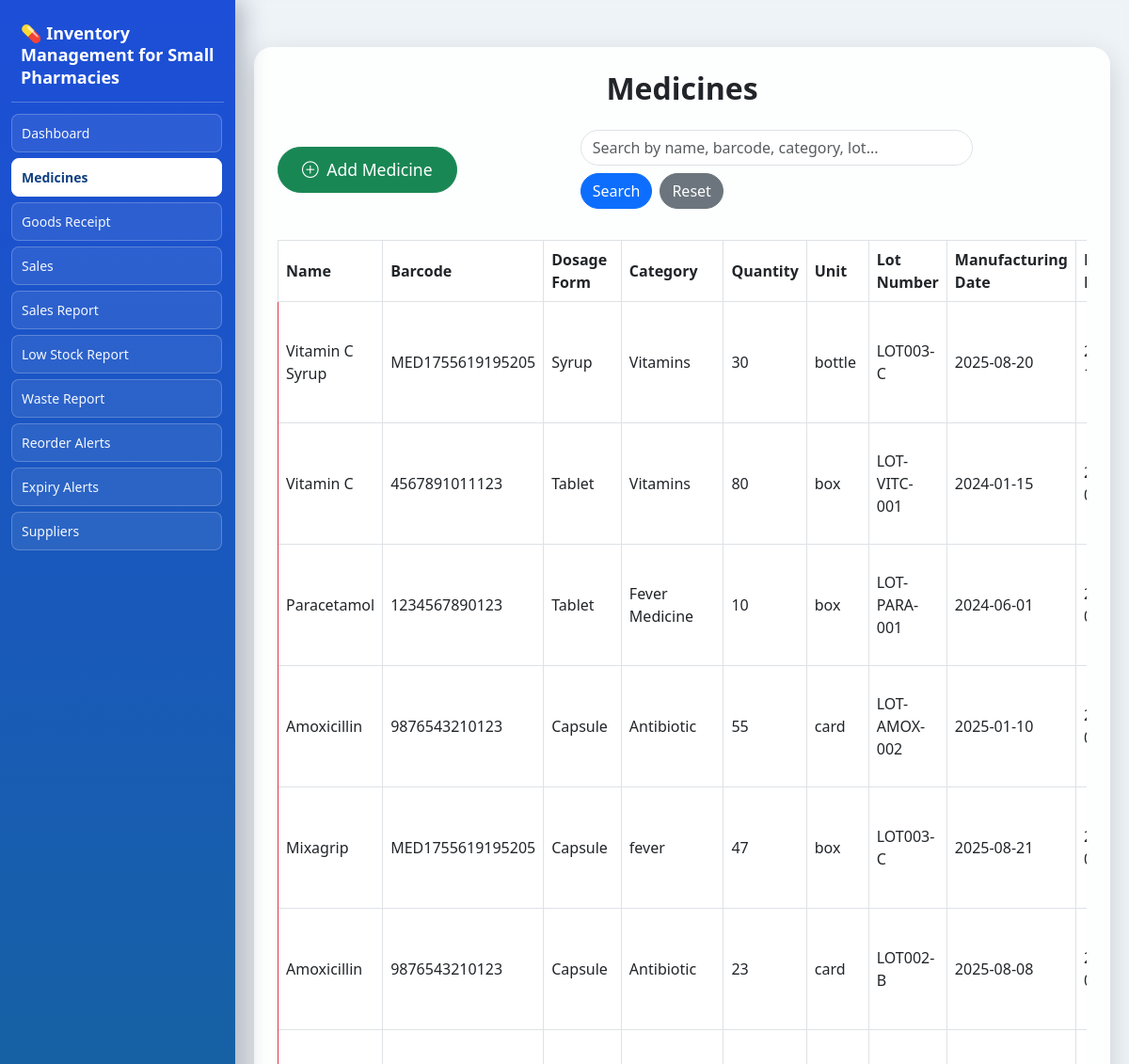
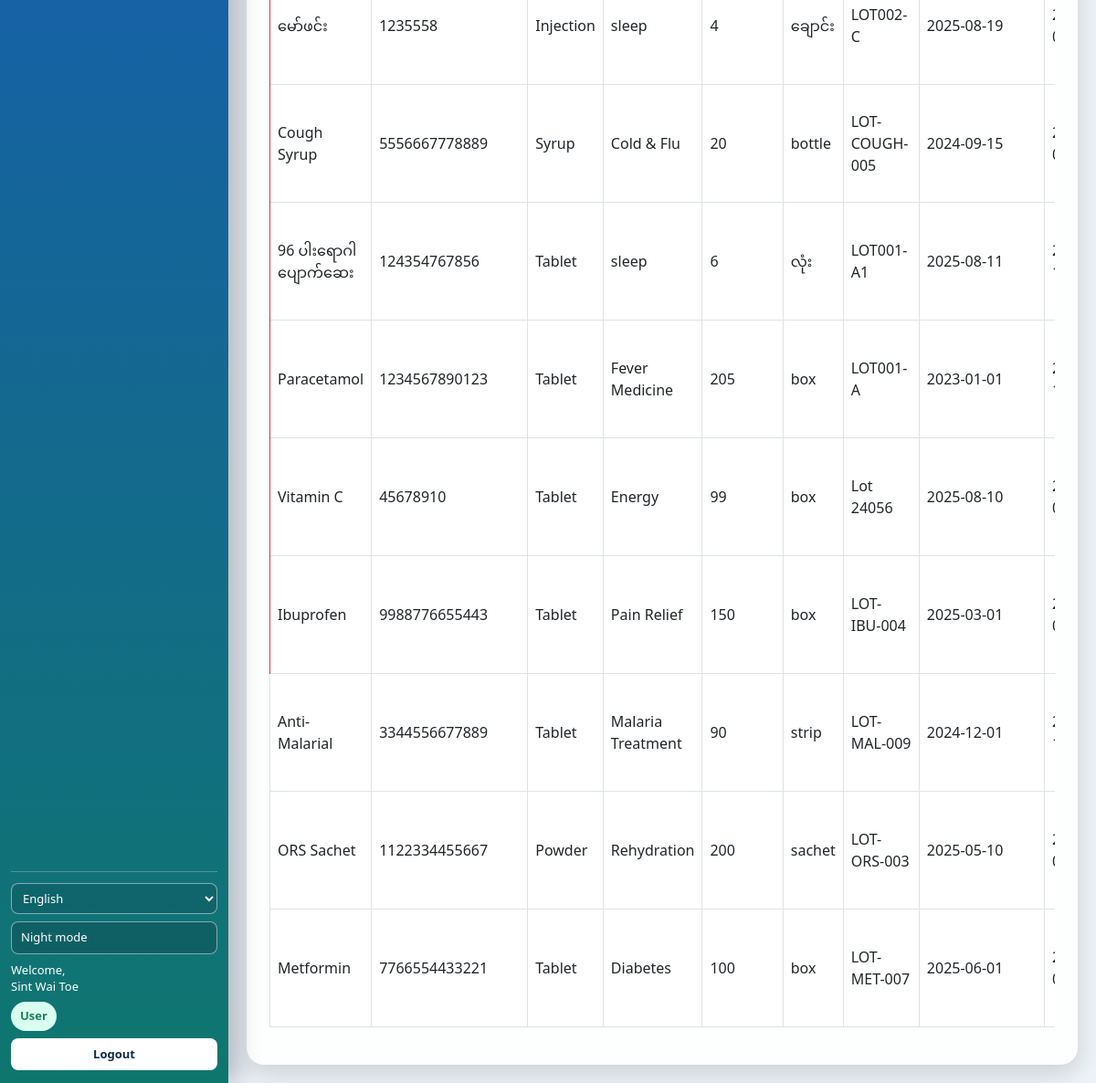
/medicine_list.php (signed in), run on the app's committed database (2 pictures, top to bottom).
### tables this page shows
CREATE TABLE `medicines` (
  `id` int(11) NOT NULL,
  `name` varchar(255) NOT NULL,
  `barcode` varchar(50) DEFAULT NULL,
  `dosage_form` varchar(50) DEFAULT NULL,
  `category` varchar(100) DEFAULT NULL,
  `quantity` int(11) DEFAULT 0,
  `unit` varchar(50) DEFAULT NULL,
  `lot_number` varchar(100) DEFAULT NULL,
  `mfg_date` date DEFAULT NULL,
  `exp_date` date DEFAULT NULL,
  `cost_price` decimal(10,2) DEFAULT NULL,
  `sell_price` decimal(10,2) DEFAULT NULL,
  `reorder_level` int(11) DEFAULT NULL
);

### medicine_list.php (the view, shortened to what this page needs)
<?php
require_once 'config/db.php';
?>
<!DOCTYPE html>
<html lang="en">
<head>
<link rel="stylesheet" href="https://cdn.jsdelivr.net/npm/bootstrap@5.3.0/dist/css/bootstrap.min.css">
<link rel="stylesheet" href="https://cdn.jsdelivr.net/npm/bootstrap-icons@1.11.1/font/bootstrap-icons.css">
</head>
<body>
<?php include 'navbar.php'; ?>
<div class="container glass-container">
    <h2><?= htmlspecialchars($langData['medicine_list'] ?? 'Medicine List'); ?></h2>
    <div class="top-controls">
        <a href="add_medicine.php" class="btn btn-success btn-add mb-2">
            <i class="bi bi-plus-circle me-1"></i>
            <?= htmlspecialchars($langData['add_medicine'] ?? 'Add Medicine'); ?>
        </a>
        <div class="search-wrapper mb-2">
            <form method="GET" class="d-flex flex-wrap gap-2">
                <input type="text" name="search" class="form-control" placeholder="<?= htmlspecialchars($langData['search_placeholder'] ?? 'Search by name, barcode, category, lot...'); ?>" value="<?= htmlspecialchars($_GET['search'] ?? '') ?>">
                <button type="submit" class="btn btn-primary"><?= htmlspecialchars($langData['search'] ?? 'Search'); ?></button>
                <a href="medicine_list.php" class="btn btn-secondary"><?= htmlspecialchars($langData['reset'] ?? 'Reset'); ?></a>
            </form>
        </div>
    </div>
    <div class="table-responsive">
    <table class="table table-bordered table-hover align-middle">
        <thead>
            <tr>
                <th><?= htmlspecialchars($langData['name'] ?? 'Name'); ?></th>
                <th><?= htmlspecialchars($langData['barcode'] ?? 'Barcode'); ?></th>
                <th><?= htmlspecialchars($langData['dosage_form'] ?? 'Dosage Form'); ?></th>
                <th><?= htmlspecialchars($langData['category'] ?? 'Category'); ?></th>
                <th><?= htmlspecialchars($langData['quantity'] ?? 'Quantity'); ?></th>
                <th><?= htmlspecialchars($langData['unit'] ?? 'Unit'); ?></th>
                <th><?= htmlspecialchars($langData['lot_number'] ?? 'Lot Number'); ?></th>
                <th><?= htmlspecialchars($langData['mfg_date'] ?? 'Mfg Date'); ?></th>
                <th><?= htmlspecialchars($langData['expiry_date'] ?? 'Expiry Date'); ?></th>
            </tr>
        </thead>
        <tbody>
        <?php
        try {
            $today = date('Y-m-d');
            $sql = "SELECT * FROM medicines";
            $params = [];
            $sql .= " ORDER BY exp_date ASC";
            $stmt = $pdo->prepare($sql);
            $stmt->execute($params);
            $medicines = $stmt->fetchAll(PDO::FETCH_ASSOC);
            if ($medicines) {
                foreach ($medicines as $med) {
                    $expiry = $med['exp_date'];
                    $rowClass = '';
                    if ($expiry < $today) {
                        $rowClass = 'expired';
                    } elseif ((strtotime($expiry) - strtotime($today)) <= (30 * 24 * 60 * 60)) {
                        $rowClass = 'expiring-soon';
                    }
                    ?>
                    <tr class="<?= $rowClass; ?>">
                        <td><?= htmlspecialchars($med['name']); ?></td>
                        <td><?= htmlspecialchars($med['barcode']); ?></td>
                        <td><?= htmlspecialchars($med['dosage_form']); ?></td>
                        <td><?= htmlspecialchars($med['category']); ?></td>
                        <td><?= htmlspecialchars($med['quantity']); ?></td>
                        <td><?= htmlspecialchars($med['unit']); ?></td>
                        <td><?= htmlspecialchars($med['lot_number']); ?></td>
                        <td><?= htmlspecialchars($med['mfg_date']); ?></td>
                        <td><?= htmlspecialchars($med['exp_date']); ?></td>
                    </tr>
                    <?php
                }
            } else {
                echo '<tr><td colspan="13" class="text-center text-muted">' . htmlspecialchars($langData['no_results'] ?? 'No medicines found') . '</td></tr>';
            }
        } catch (PDOException $e) {
            echo '<tr><td colspan="13" class="text-danger">Database error: ' . htmlspecialchars($e->getMessage()) . '</td></tr>';
        }
        ?>
        </tbody>
    </table>
    </div>
</div>
</body>
</html>

### navbar.php (shortened to what this page needs)
<?php
$lang = $_SESSION['lang'] ?? 'en';
$langFile = ($lang === 'mm') ? 'lang_mm.php' : 'lang_en.php';
$langData = include $langFile;
$username = $_SESSION['display_name'] ?? $_SESSION['username'] ?? 'User';
$rawRole = strtolower(trim((string)($_SESSION['role'] ?? '')));
$identityHint = strtolower(trim((string)($_SESSION['username'] ?? '')));
$adminRoles = ['platform_admin', 'platform admin', 'admin', 'administrator', 'owner', 'super_admin', 'super admin'];
$isAdminRole = in_array($rawRole, $adminRoles, true) || ($rawRole === '' && in_array($identityHint, ['admin', 'administrator'], true));
$roleLabel = $isAdminRole ? 'Admin' : 'User';
$currentPage = basename($_SERVER['PHP_SELF'] ?? '');
function nav_active(string $page, string $currentPage): string
{
    return $page === $currentPage ? 'active' : '';
}
?>
<aside class="app-sidebar">
    <a class="brand" href="dashboard.php"><?= htmlspecialchars($langData['title'] ?? 'Smart Inventory'); ?></a>
    <nav class="nav-links">
        <a class="<?= nav_active('dashboard.php', $currentPage) ?>" href="dashboard.php">Dashboard</a>
        <a class="<?= nav_active('medicine_list.php', $currentPage) ?>" href="medicine_list.php"><?= $langData['medicine_list'] ?? 'Medicines'; ?></a>
        <a class="<?= nav_active('goods_receipt_form.php', $currentPage) ?>" href="goods_receipt_form.php"><?= $langData['goods_receipt'] ?? 'Goods Receipt'; ?></a>
        <a class="<?= nav_active('sales.php', $currentPage) ?>" href="sales.php"><?= $langData['sales'] ?? 'Sales'; ?></a>
        <a class="<?= nav_active('sales_report.php', $currentPage) ?>" href="sales_report.php"><?= $langData['nav_sales_report'] ?? 'Sales Report'; ?></a>
        <a class="<?= nav_active('low_stock_report.php', $currentPage) ?>" href="low_stock_report.php"><?= $langData['nav_low_stock_report'] ?? 'Low Stock Report'; ?></a>
        <a class="<?= nav_active('waste_report.php', $currentPage) ?>" href="waste_report.php"><?= $langData['nav_waste_report'] ?? 'Waste Report'; ?></a>
        <a class="<?= nav_active('reorder_alerts.php', $currentPage) ?>" href="reorder_alerts.php"><?= $langData['nav_reorder_alerts'] ?? 'Reorder Alerts'; ?></a>
        <a class="<?= nav_active('expiry_alerts.php', $currentPage) ?>" href="expiry_alerts.php"><?= $langData['nav_expiry_alerts'] ?? 'Expiry Alerts'; ?></a>
        <a class="<?= nav_active('suppliers.php', $currentPage) ?>" href="suppliers.php"><?= $langData['suppliers'] ?? 'Suppliers'; ?></a>
    </nav>
    <div class="nav-user">
        <form method="post" action="change_lang.php">
            <select class="lang-select" name="lang" onchange="this.form.submit()">
                <option value="en" <?= ($lang === 'en') ? 'selected' : '' ?>>English</option>
            </select>
        </form>
        <button type="button" class="theme-btn" id="themeToggleBtn">Night mode</button>
        <span class="welcome"><?= htmlspecialchars($langData['welcome'] ?? 'Welcome,') ?><br><?= htmlspecialchars($username); ?></span>
        <span class="role-chip <?= $roleLabel === 'User' ? 'user' : '' ?>"><?= htmlspecialchars($roleLabel) ?></span>
        <a class="logout-btn" href="logout.php"><?= htmlspecialchars($langData['logout'] ?? 'Logout'); ?></a>
    </div>
</aside>

### medicine_list.php (style rules this page uses)
body { background: url('images/ph3.jpg') no-repeat center center fixed; background-size: cover; font-family: 'Segoe UI', Tahoma, Geneva, Verdana, sans-serif; overflow-x: hidden; position: relative; padding-left: 270px; padding-top: 20px; padding-right: 20px; padding-bottom: 20px; }
body::before { content: ""; position: fixed; top: 0; left: 0; right: 0; bottom: 0; background: rgba(255,255,255,0.05); backdrop-filter: blur(4px); z-index: -1; }
.glass-container { background: rgba(255,255,255,0.85); backdrop-filter: blur(8px); border-radius: 1.2rem; box-shadow: 0 10px 30px rgba(0,0,0,0.15); padding: 25px; margin-top: 30px; }
.table thead { background: rgba(52, 152, 219, 0.85); color: #fff; border-radius: 10px; }
.table thead th { vertical-align: middle; }
.expired { background-color: #f8d7da !important; border-left: 5px solid #dc3545; }
h2 { text-align: center; margin-bottom: 25px; font-weight: 700; color: #212529; }
.btn-add { font-size: 1.1rem; padding: 10px 25px; border-radius: 50px; }
.top-controls { display: flex; flex-wrap: wrap; justify-content: space-between; align-items: center; margin-bottom: 25px; gap: 10px; }
.search-wrapper { flex: 1 1 400px; display: flex; justify-content: center; gap: 10px; }
.search-wrapper .form-control, .search-wrapper .btn { border-radius: 20px; transition: all 0.2s ease; }

### data on the page
medicines: name "Vitamin C Syrup", barcode "MED1755619195205", dosage_form "Syrup", category "Vitamins", quantity "30", unit "bottle", lot_number "LOT003-C", mfg_date "2025-08-20"
medicines: name "Vitamin C", barcode "4567891011123", dosage_form "Tablet", category "Vitamins", quantity "80", unit "box", lot_number "LOT-VITC-001", mfg_date "2024-01-15"
medicines: name "Paracetamol", barcode "1234567890123", dosage_form "Tablet", category "Fever Medicine", quantity "10", unit "box", lot_number "LOT-PARA-001", mfg_date "2024-06-01"
medicines: name "Amoxicillin", barcode "9876543210123", dosage_form "Capsule", category "Antibiotic", quantity "55", unit "card", lot_number "LOT-AMOX-002", mfg_date "2025-01-10"
medicines: name "Mixagrip", barcode "MED1755619195205", dosage_form "Capsule", category "fever", quantity "47", unit "box", lot_number "LOT003-C", mfg_date "2025-08-21"
medicines: name "Amoxicillin", barcode "9876543210123", dosage_form "Capsule", category "Antibiotic", quantity "23", unit "card", lot_number "LOT002-B", mfg_date "2025-08-08"
medicines: name "မော်ဖင်း", barcode "1235558", dosage_form "Injection", category "sleep", quantity "4", unit "ချောင်း", lot_number "LOT002-C", mfg_date "2025-08-19"
medicines: name "Cough Syrup", barcode "5556667778889", dosage_form "Syrup", category "Cold & Flu", quantity "20", unit "bottle", lot_number "LOT-COUGH-005", mfg_date "2024-09-15"
medicines: name "96 ပါးရောဂါပျောက်ဆေး", barcode "124354767856", dosage_form "Tablet", category "sleep", quantity "6", unit "လုံး", lot_number "LOT001-A1", mfg_date "2025-08-11"
medicines: name "Paracetamol", barcode "1234567890123", dosage_form "Tablet", category "Fever Medicine", quantity "205", unit "box", lot_number "LOT001-A", mfg_date "2023-01-01"
medicines: name "Vitamin C", barcode "45678910", dosage_form "Tablet", category "Energy", quantity "99", unit "box", lot_number "Lot 24056", mfg_date "2025-08-10"
medicines: name "Ibuprofen", barcode "9988776655443", dosage_form "Tablet", category "Pain Relief", quantity "150", unit "box", lot_number "LOT-IBU-004", mfg_date "2025-03-01"
medicines: name "Anti-Malarial", barcode "3344556677889", dosage_form "Tablet", category "Malaria Treatment", quantity "90", unit "strip", lot_number "LOT-MAL-009", mfg_date "2024-12-01"
medicines: name "ORS Sachet", barcode "1122334455667", dosage_form "Powder", category "Rehydration", quantity "200", unit "sachet", lot_number "LOT-ORS-003", mfg_date "2025-05-10"
medicines: name "Metformin", barcode "7766554433221", dosage_form "Tablet", category "Diabetes", quantity "100", unit "box", lot_number "LOT-MET-007", mfg_date "2025-06-01"

### other printed values
$langData['title'] "💊 Inventory Management for Small Pharmacies"
$langData['medicine_list'] "Medicines"
$langData['goods_receipt'] "Goods Receipt"
$langData['sales'] "Sales"
$langData['nav_sales_report'] "Sales Report"
$langData['nav_low_stock_report'] "Low Stock Report"
$langData['nav_waste_report'] "Waste Report"
$langData['nav_reorder_alerts'] "Reorder Alerts"
$langData['nav_expiry_alerts'] "Expiry Alerts"
$langData['suppliers'] "Suppliers"
$langData['welcome'] "Welcome,"
$username "Sint Wai Toe"
$roleLabel "User"
$langData['logout'] "Logout"
$langData['add_medicine'] "Add Medicine"
